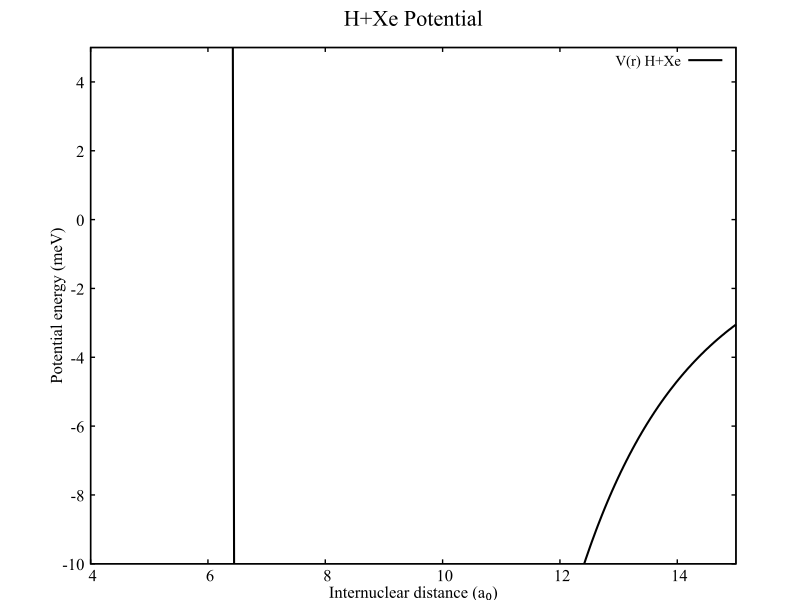

The gnuplot source for this figure:
set terminal pdfcairo size 8,6
set output '/Users/srishtighosh/Downloads/CodesForColdCollisionProject/analysis/plots/gnuplot_generated/pot.pdf'
set size ratio 0.80
set tics font "Times New Roman, 18"
set xlabel font "Times New Roman, 18"
set ylabel font "Times New Roman, 18"
set key font "Times New Roman,16"
set title font "Times New Roman, 24, bold"
set title "H+Xe Potential"
set xlabel "Internuclear distance (a₀)"
set ylabel "Potential energy (meV)"
set border linewidth 2
set xtics 2
set ytics 2
set xrange [4:15]      # Focus on the well and immediate long-range tail
set yrange [-10:5]     # Clip the repulsive wall to see the -7.08 meV well
plot '/Users/srishtighosh/Downloads/CodesForColdCollisionProject/vpa/potential.txt' using 1:(($2)*27211.386) w l lt 8 lw 3 title "V(r) H+Xe"
